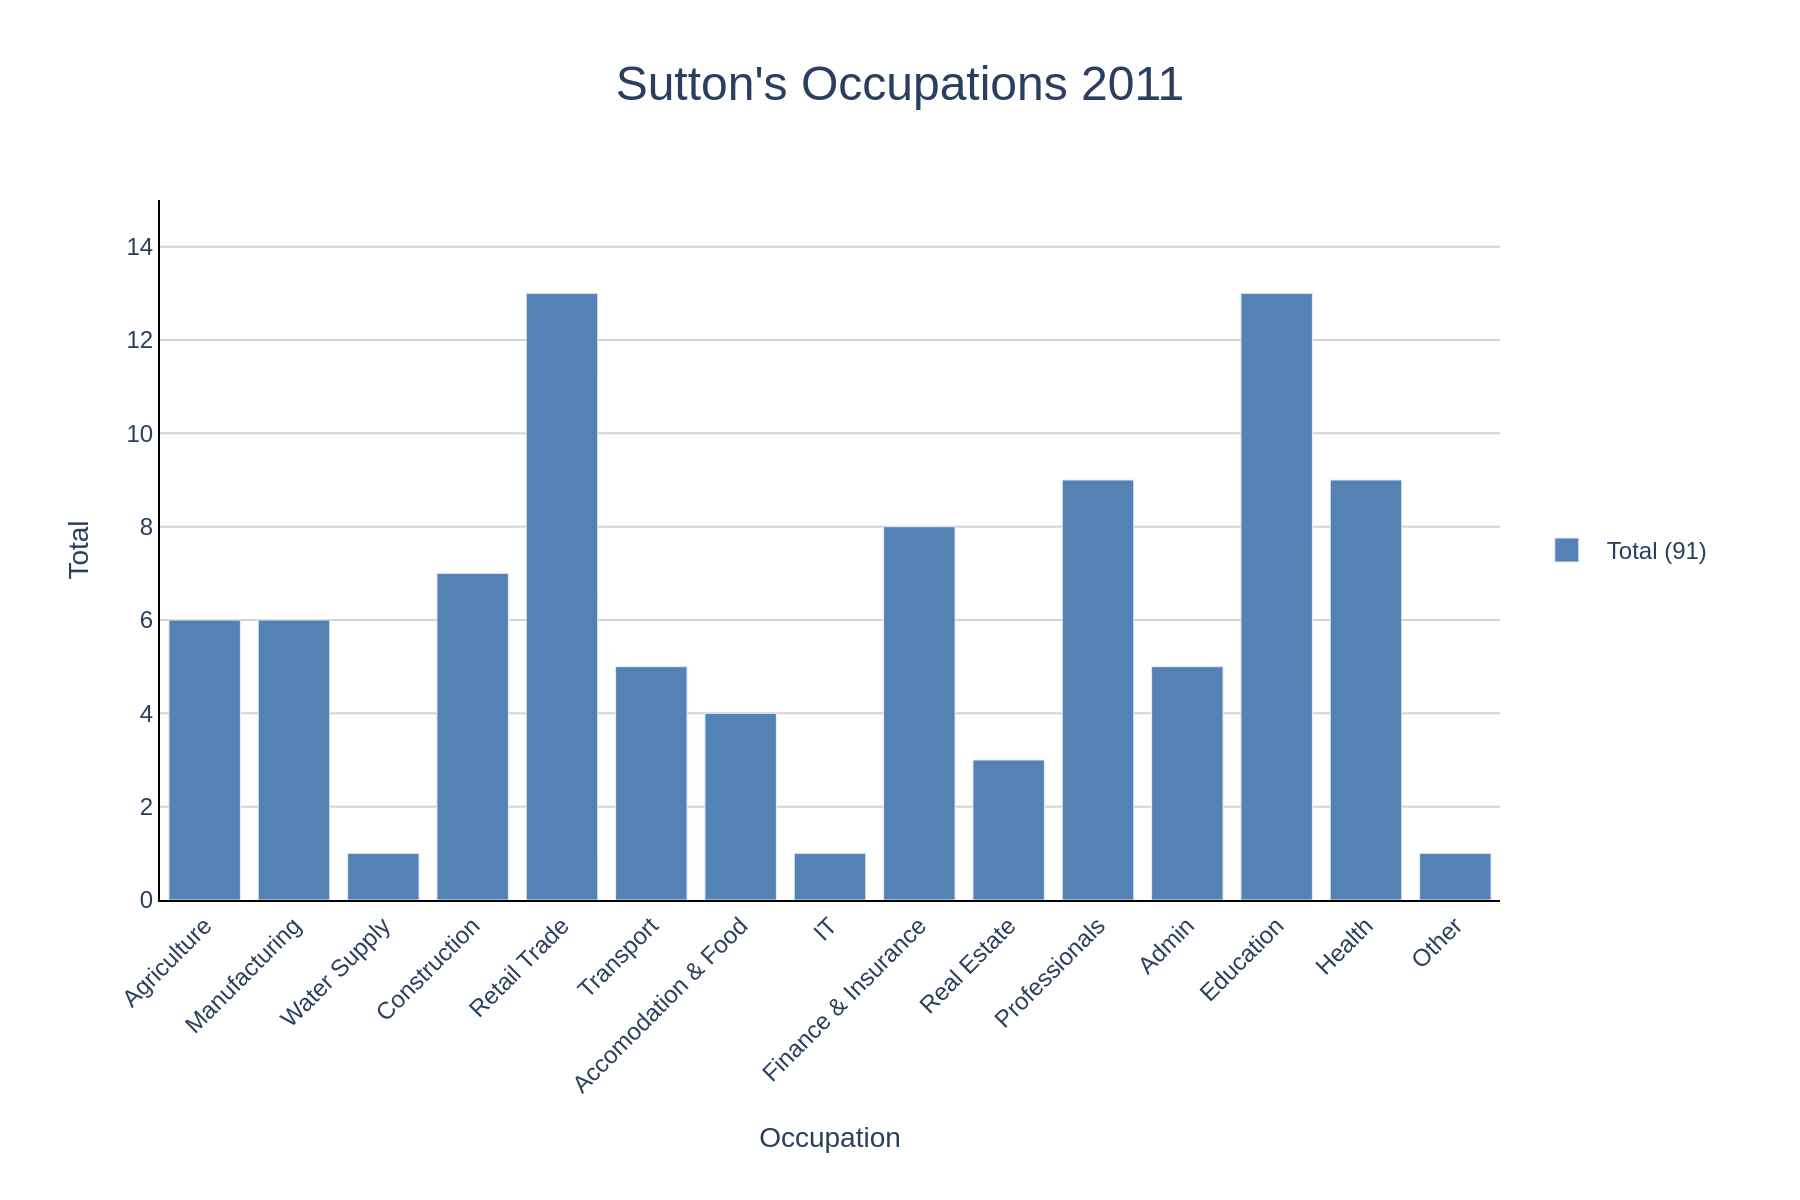

This chart was generated by the following Python code:
import sys
import json
import os
import plotly.graph_objects as go

def main():
    if len(sys.argv) != 2:
        print("Usage: python <script_name>.py <json_file_path>")
        sys.exit(1)

    json_path = sys.argv[1]

    try:
        with open(json_path, 'r', encoding='utf-8') as f:
            chart_config = json.load(f)
    except FileNotFoundError:
        print(f"Error: JSON file not found at {json_path}")
        sys.exit(1)
    except json.JSONDecodeError:
        print(f"Error: Could not decode JSON from {json_path}")
        sys.exit(1)

    chart_data = chart_config.get('chart_data', [])
    texts = chart_config.get('texts', {})
    colors = chart_config.get('colors', [])
    
    fig = go.Figure()

    for i, series in enumerate(chart_data):
        fig.add_trace(go.Bar(
            x=series.get('x', []),
            y=series.get('y', []),
            name=series.get('name', ''),
            marker_color=colors[i % len(colors)] if colors else None
        ))
    
    title_text = texts.get('title', '')
    if texts.get('subtitle'):
        title_text += f"<br><sub>{texts.get('subtitle')}</sub>"

    fig.update_layout(
        title=dict(
            text=title_text,
            x=0.5,
            font=dict(size=24)
        ),
        xaxis=dict(
            title=texts.get('x_axis_title'),
            tickangle=-45,
            automargin=True,
            showgrid=False,
            showline=True,
            linewidth=1,
            linecolor='black'
        ),
        yaxis=dict(
            title=texts.get('y_axis_title'),
            range=[0, 15],
            dtick=2,
            automargin=True,
            showgrid=True,
            gridcolor='lightgrey',
            showline=True,
            linewidth=1,
            linecolor='black'
        ),
        font=dict(
            family="Arial",
            size=12
        ),
        plot_bgcolor='white',
        paper_bgcolor='white',
        showlegend=True,
        legend=dict(
            x=1.02,
            y=0.5,
            xanchor='left',
            yanchor='middle'
        ),
        margin=dict(l=80, r=150, t=100, b=150)
    )

    base_filename = os.path.splitext(os.path.basename(json_path))[0]
    output_filename = f"{base_filename}.png"

    fig.write_image(output_filename, scale=2, width=900, height=600)
    print(f"Chart saved to {output_filename}")

if __name__ == "__main__":
    main()
